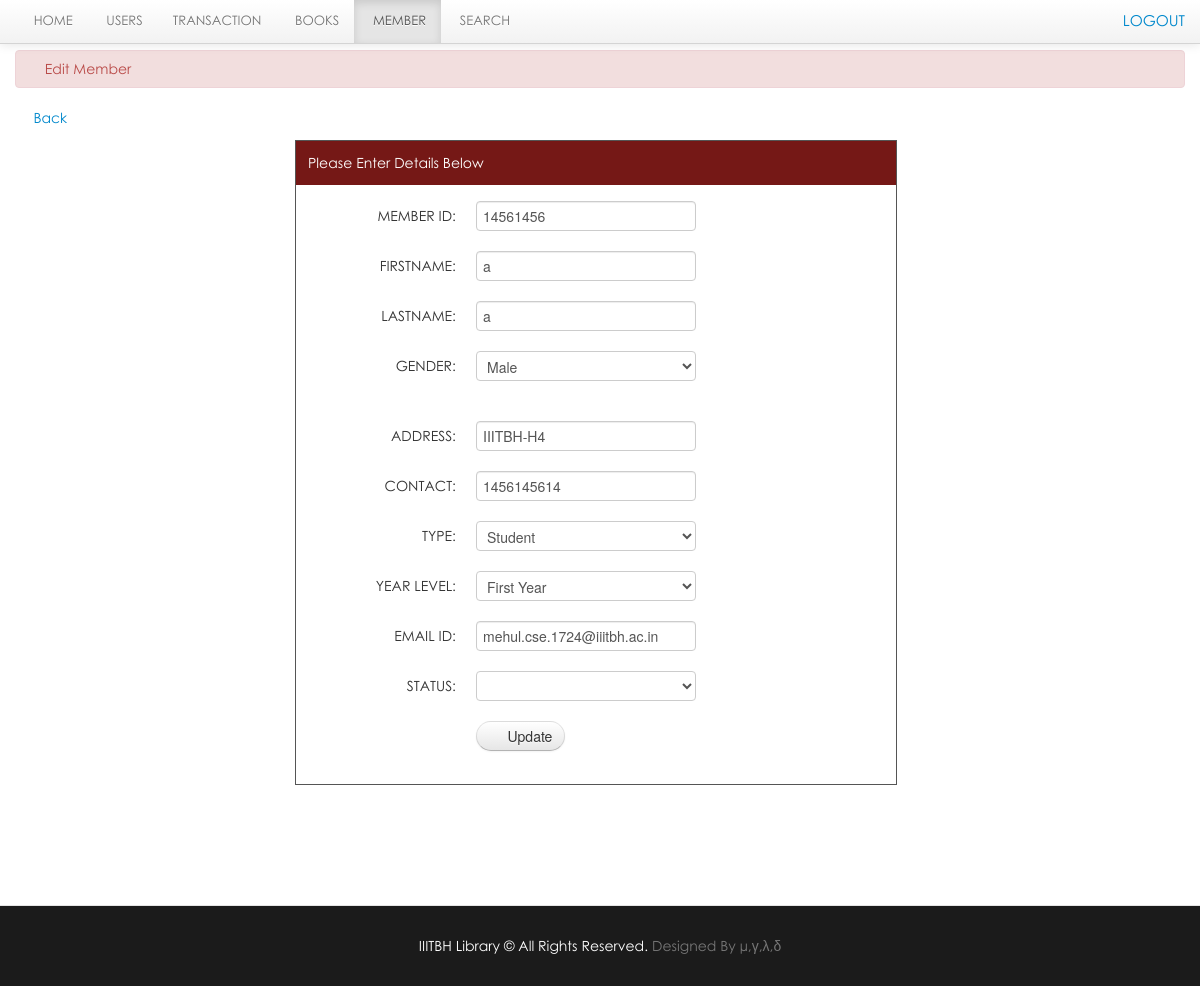
Screenshot of /lms/librarian/edit_member.php?id=14561456 (signed in) with the database file from the repository.
### tables this page shows
CREATE TABLE `member` (
  `member_id` int(11) NOT NULL,
  `password` varchar(50) NOT NULL,
  `firstname` varchar(100) NOT NULL,
  `lastname` varchar(100) NOT NULL,
  `gender` varchar(10) NOT NULL,
  `address` varchar(100) NOT NULL,
  `contact` varchar(100) NOT NULL,
  `type` varchar(100) NOT NULL,
  `year_level` varchar(100) NOT NULL,
  `email_id` varchar(100) NOT NULL,
  `verified` int(1) NOT NULL DEFAULT 0,
  `vkey` varchar(99) NOT NULL,
  `status` varchar(100) NOT NULL
);

### lms/librarian/edit_member.php (the view, shortened to what this page needs)
<?php include('header.php'); ?>
<?php include('navbar_member.php'); ?>
<?php $get_id = $_GET['id']; ?>
    <div class="container">
		<div class="margin-top">
			<div class="row">
			<div class="span12">
		<?php
		$query=mysqli_query($con,"select * from member where member_id='$get_id'")or die(mysql_error());
		$row=mysqli_fetch_array($query);
		?>
             <div class="alert alert-danger"><i class="icon-pencil"></i>&nbsp;Edit Member</div>
			<p><a class="btn-default" href="member.php"><i class="icon-arrow-left icon-large"></i>&nbsp;Back</a></p>
	<div class="addstudent">
	<div class="details">Please Enter Details Below</div>
	<form class="form-horizontal" method="POST" action="update_member.php" enctype="multipart/form-data">
		<div class="control-group">
			<label class="control-label" for="inputEmail">Member ID:</label>
			<div class="controls">
			<input type="text" id="inputEmail" name="mem_id" value="<?php echo $row['member_id']; ?>" placeholder="ID" required>
			</div>
		</div>
		<div class="control-group">
			<label class="control-label" for="inputEmail">Firstname:</label>
			<div class="controls">
			<input type="text" id="inputEmail" name="firstname" value="<?php echo $row['firstname']; ?>" placeholder="Firstname" required>
			</div>
		</div>
		<div class="control-group">
			<label class="control-label" for="inputPassword">Lastname:</label>
			<div class="controls">
			<input type="text" id="inputPassword" name="lastname" value="<?php echo $row['lastname']; ?>" placeholder="Lastname" required>
			</div>
		</div>
		<div class="control-group">
			<label class="control-label" for="inputPassword">Gender:</label>
			<div class="controls">
			<select name="gender" required>
									<option><?php echo $row['gender']; ?></option>
				</select>
			</div>
		</div>
			<br>
		<div class="control-group">
			<label class="control-label" for="inputPassword">Address:</label>
			<div class="controls">
			<input type="text" id="inputPassword" name="address" value="<?php echo $row['address']; ?>" placeholder="Address" required>
			</div>
		</div>
		<div class="control-group">
			<label class="control-label" for="inputPassword">Contact:</label>
			<div class="controls">
			<input type='tel' pattern="[0-9]{10,10}" id="inputPassword" name="contact" value="<?php echo $row['contact']; ?>" placeholder="Phone Number"  autocomplete="off"  maxlength="11" >
			</div>
		</div>
		<div class="control-group">
			<label class="control-label" for="inputPassword">Type:</label>
			<div class="controls">
			<select name="type" required>
									<option>Student</option>
				</select>
			</div>
		</div>
		<div class="control-group">
			<label class="control-label" for="inputPassword">Year Level:</label>
			<div class="controls">
				<select name="year_level" required>
									<option><?php echo $row['year_level']; ?></option>
				</select>
			</div>
		</div>
		<div class="control-group">
			<label class="control-label" for="inputEmail">Email ID:</label>
			<div class="controls">
			<input type="email" id="inputEmail" name="Email" value="<?php echo $row['email_id']; ?>" placeholder="Email" required>
			</div>
		</div>
				<div class="control-group">
			<label class="control-label" for="inputPassword">Status:</label>
			<div class="controls">
				<select name="status" required>
									<option><?php  echo $row['status']; ?></option>
									<option>Active</option>
				</select>
			</div>
		</div>
		<div class="control-group">
			<div class="controls">
			<button name="submit" type="submit" class="btn btn-default"><i class="icon-save icon-large"></i>&nbsp;Update</button>
			</div>
		</div>
    </form>
			</div>
			</div>
			</div>
		</div>
    </div>
<?php include('footer.php') ?>

### lms/css/docs.css (style rules this page uses)
body { font-family:'TR Century Gothic',Helvetica,Arial,sans-serif !important; }
.btn { border-radius: 25px !important; }
.alert { text-shadow: none; }
.addstudent { border: 1px solid #555555; margin-bottom: 50px; margin-left: 280px; padding-bottom: 13px; width: 600px; }
.details { background: none repeat scroll 0 0 #751816; color: #FFFFFF; margin-bottom: 16px; padding: 12px; }
.form-horizontal .control-label { float: left; padding-top: 5px; text-align: right; width: 160px; text-transform:uppercase; }
.margin-top { margin-top:50px; }
body { background: url(../img/grid_noise.png); position: relative; }

### lms/css/print.css (style rules this page uses)
.btn { display:none; }
.alert { display:none; }
body { font-family:arial; font-size:13px; }

### rows the page displays
member: mem_id "14561456", firstname "a", lastname "a", gender "Male", address "IIITBH-H4", contact "1456145614", year_level "First Year", Email "mehul.cse.1724@iiitbh.ac.in"
